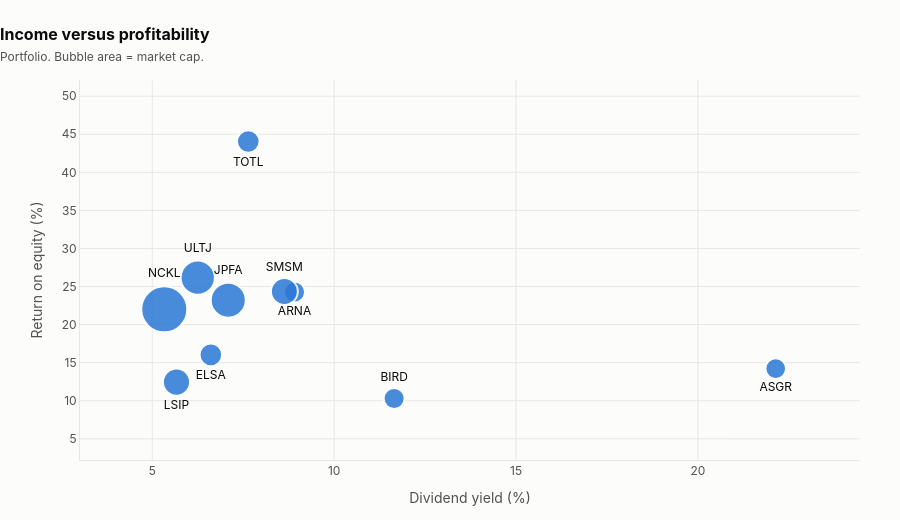

Write notebook code for a chart like this one.
### Code cell
viz.yield_vs_roe(ranked_stocks, portfolio_stocks).show()

### Figure 1 — Plotly figure (JSON) as saved in the notebook; plotly's stock layout.template omitted (floating-point values rounded to 4 significant figures)
{"data": [{"customdata": [["LSIP", 78.31, 9.991], ["TOTL", 73.84, 4.91], ["NCKL", 73.09, 50.39], ["ELSA", 71.8, 4.89], ["ULTJ", 71.75, 21.63], ["BIRD", 69.9, 3.565], ["JPFA", 69.46, 23.12], ["ASGR", 69.09, 3.278], ["ARNA", 68.98, 3.55], ["SMSM", 68.4, 9.675]], "hovertemplate": "<b>%{customdata[0]}</b><br>Dividend yield: %{x:.1f}%<br>ROE: %{y:.1f}%<br>Total Score: %{customdata[1]:.1f}<br>Market cap: %{customdata[2]:.1f}T IDR<extra></extra>", "marker": {"color": "#2a78d6", "line": {"color": "#fcfcfb", "width": 2}, "opacity": 0.85, "size": [27.14, 22.61, 46.0, 22.59, 34.27, 21.04, 35.03, 20.67, 21.02, 26.9], "sizemode": "diameter"}, "mode": "markers+text", "name": "Portfolio", "text": ["LSIP", "TOTL", "NCKL", "ELSA", "ULTJ", "BIRD", "JPFA", "ASGR", "ARNA", "SMSM"], "textfont": {"color": "#0b0b0b", "size": 12}, "textposition": ["bottom center", "bottom center", "top center", "bottom center", "top center", "top center", "top center", "bottom center", "bottom center", "top center"], "type": "scatter", "x": [5.666, 7.639, 5.33, 6.61, 6.25, 11.65, 7.089, 22.14, 8.911, 8.631], "y": [12.45, 44.05, 22.0, 16.02, 26.16, 10.29, 23.21, 14.23, 24.27, 24.34]}], "layout": {"font": {"color": "#52514e", "family": "-apple-system, BlinkMacSystemFont, \"Segoe UI\", Roboto, sans-serif", "size": 12}, "height": 520, "hoverlabel": {"bgcolor": "#fcfcfb", "bordercolor": "#e8e7e3", "font": {"color": "#0b0b0b"}}, "margin": {"b": 60, "l": 80, "r": 40, "t": 80}, "paper_bgcolor": "#fcfcfb", "plot_bgcolor": "#fcfcfb", "showlegend": false, "title": {"font": {"color": "#0b0b0b", "size": 16}, "text": "<b>Income versus profitability</b><br><span style=\"font-size:12px;color:#52514e\">Portfolio. Bubble area = market cap.</span>", "x": 0, "xanchor": "left"}, "xaxis": {"gridcolor": "#e8e7e3", "gridwidth": 1, "linecolor": "#e8e7e3", "range": [3.013, 24.46], "ticks": "", "title": {"text": "Dividend yield (%)"}, "zeroline": false}, "yaxis": {"gridcolor": "#e8e7e3", "gridwidth": 1, "linecolor": "#e8e7e3", "range": [2.215, 52.13], "ticks": "", "title": {"text": "Return on equity (%)"}, "zeroline": false}}}
